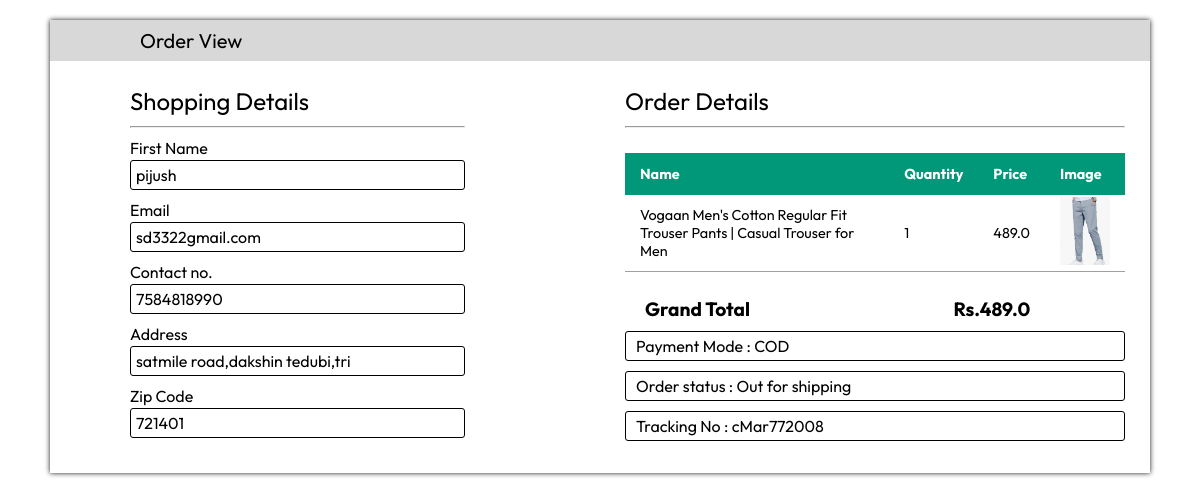
Page /order-view/cMar772008/ (signed in) on the committed database.
### store/models.py (models this page shows, shortened)
class Order(models.Model):
    user = models.ForeignKey(User, on_delete=models.CASCADE)
    name = models.CharField(max_length=150, null=False)
    email = models.CharField(max_length=150, null=False)
    phone = models.CharField(max_length=150, null=False)
    city = models.CharField(max_length=150, null=False)
    pincode = models.CharField(max_length=150, null=False)
    area = models.CharField(max_length=150, null=False)
    house_name = models.CharField(max_length=150, null=False)
    total_price = models.FloatField(null=False)
    payment_mode = models.CharField(max_length=150, null=False)
    payment_id = models.FloatField(max_length=250, null=True)
    orderstatuses = (
        ('Pending','Pending'),
        ('Out for shipping', 'Out for shipping'),
        ('Compleated', 'Compleated')
    )
    status = models.CharField(max_length=150, choices = orderstatuses, default='Pending')
    message = models.TextField(null=True)
    tracking_no = models.CharField(max_length=150, null=True)
    created_at = models.DateTimeField(auto_now_add=True)
    updated_at = models.DateTimeField(auto_now=True)

class OrderItem(models.Model):
    order = models.ForeignKey(Order, on_delete=models.CASCADE)
    product = models.ForeignKey(product, on_delete=models.CASCADE)
    price = models.FloatField(null=False)
    quantity = models.IntegerField(null=False)

class product(models.Model):
    Catagory = models.ForeignKey(catagory, null=True, on_delete=models.CASCADE)
    slug = models.CharField(max_length=150, null=True, blank=False)
    name = models.CharField(max_length=150, null=False, blank=False)
    image = models.ImageField(upload_to = get_file_path, null=True, blank=True)
    first_side_image = models.ImageField(upload_to = get_file_path, null=True, blank=True)
    second_side_image = models.ImageField(upload_to = get_file_path, null=True, blank=True)
    third_side_image = models.ImageField(upload_to = get_file_path, null=True, blank=True)
    fourth_side_image = models.ImageField(upload_to = get_file_path, null=True, blank=True)
    short_description = models.TextField(max_length=600, null=True, blank=False)
    description = models.TextField(max_length=1000, null=False, blank=False)
    quantity = models.IntegerField(null=True, blank=False)
    reating = models.FloatField(null=False, blank=False)
    original_price= models.FloatField(null=False, blank=False)
    selling_price= models.FloatField(null=False, blank=False)
    status = models.BooleanField(default=False, help_text="0=default, 1=hidden")
    trending = models.BooleanField(default=False, help_text="0=default, 1=trending")
    tag=models.CharField(max_length=150, null=True, blank=False)
    offer = models.CharField(max_length=150, null=False, blank=False)
    created_at = models.DateTimeField(auto_now_add=True)

### store/views.py (the view)
# urls.py: path('order-view/<str:t_no>/', orderview,name='orderview'),
def orderview(request, t_no):
    order = Order.objects.filter(tracking_no=t_no).filter(user=request.user).first()
    orderitems = OrderItem.objects.filter(order=order)
    context = {'order':order, 'orderitems': orderitems}
    return render(request, "track.html", context)

### templates/track.html (shortened to what this page needs)
{% load static %}
<!DOCTYPE html>
<html lang="en">
<head>
    <link rel="stylesheet" href="{% static "style.css" %}">
    <link rel="stylesheet" href="{% static "track.css" %}">
</head>
<body>
    <div class="main">
        <p class="p-5">Order View</p>
        <div class="box">
            <div class="box1">
                <p>Shopping Details</p>
                <hr>
                <div class="add">
                    <label class="mt-1">First Name</label>
                    <div class="p-1">{{ order.name }}</div>
                    <label class="mt-1">Email</label>
                    <div class="p-1">{{ order.email }}</div>
                    <label class="mt-1">Contact no.</label>
                    <div class="p-1">{{ order.phone }}</div>
                    <label class="mt-1">Address</label>
                    <div class="p-1">{{ order.city }},{{ order.area }},{{ order.house_name }}</div>
                    <label class="mt-1">Zip Code</label>
                    <div class="p-1">{{ order.pincode }}</div>
                </div>
            </div>
            <div class="box2">
                <p class="p-2">Order Details</p>
                <hr>
                <table class="content-table3">
                    <thead>
                        <tr>
                            <th>Name</th>
                            <th>Quantity</th>
                            <th>Price</th>
                            <th>Image</th>
                        </tr>
                    </thead>
                    <tbody>
                        {% for item in orderitems %}
                        <tr>
                            <td>{{ item.product.name }}</td>
                            <td>{{ item.quantity }}</td>
                            <td>{{ item.price }}</td>
                            <td><img src="{{ item.product.image.url }}" width="50px" alt=""></td>
                        </tr>
                        {% endfor %}
                    </tbody>
                </table>
                <h6>Grand Total
                    <span>Rs.{{ order.total_price }}</span>
                </h6>
                <div class="d1">
                    <div class="p">
                        <p>Payment Mode : {{ order.payment_mode }}</p>
                    </div>
                    <div class="p">
                        <p>Order status : {{ order.status }}</p>
                    </div>
                    <div class="p">
                        <p>Tracking No : {{ order.tracking_no }}</p>
                    </div>
                </div>
            </div>
        </div>
    </div>
</body>
</html>

### store/static/style.css (style rules this page uses)
* { padding: 0; margin: 0; box-sizing: border-box; font-family: Outfit; }
body { background: #dadada; }

### store/static/track.css (style rules this page uses)
body { background: #ffffff; }
.main { margin: 20px 50px 40px 50px; padding: 8px 0 0 0; max-width: 400vh; background: #d8d8d8; box-shadow: 0 0 5px rgb(22, 22, 22); }
.main .p-5 { margin: 0 0 8px 90px; font-size: 20px; }
.box { display: flex; background: #ffffff; padding: 25px; }
.box1 p { font-size: 1.5em; }
.box1 hr { margin: 10px 0 10px 0; }
.box .box1 { width: 70vh; padding-left: 55px; }
.add .mt-1 { margin-top: 10px; }
.box1 .p-1 { height: 30px; display: flex; align-items: center; padding-left: 5px; border-radius: 3px; width: 100%; border: 1px solid black; margin: 2px 0 10px 0; }
.box .box2 { padding-left: 20vh; }
.content-table3 { border-collapse: collapse; margin: 25px 0; font-size: 0.9em; min-width: 500px; }
.content-table3 thead tr { background-color: #009879; color: #ffffff; text-align: left; }
.content-table3 th { padding: 12px 15px; }
.content-table3 td { padding: 2px 15px; }
.content-table3 tbody tr { border-bottom: 1px solid #a39f9f; }
.box2 h6 { font-size: 1.2em; padding-left: 20px; }
.box2 h6 span { padding-left: 25vh; }
.d1 .p { padding-left: 10px; margin-top: 10px; border: 1px solid black; border-radius: 3px; display: flex; align-items: center; height: 30px; }
.box2 .p-2 { font-size: 1.5em; }
.box2 hr { margin: 10px 0 10px 0; }

### rows in the picture
Order: name "pijush", email "sd3322gmail.com", phone "7584818990", city "satmile road", area "dakshin tedubi", house_name "tri", pincode "721401", total_price "489.0", payment_mode "COD", status "Out for shipping", tracking_no "cMar772008"
OrderItem: product.name "Vogaan Men's Cotton Regular Fit Trouser Pants | Casual Trouser for Men", quantity "1", price "489.0", product.image (picture)
